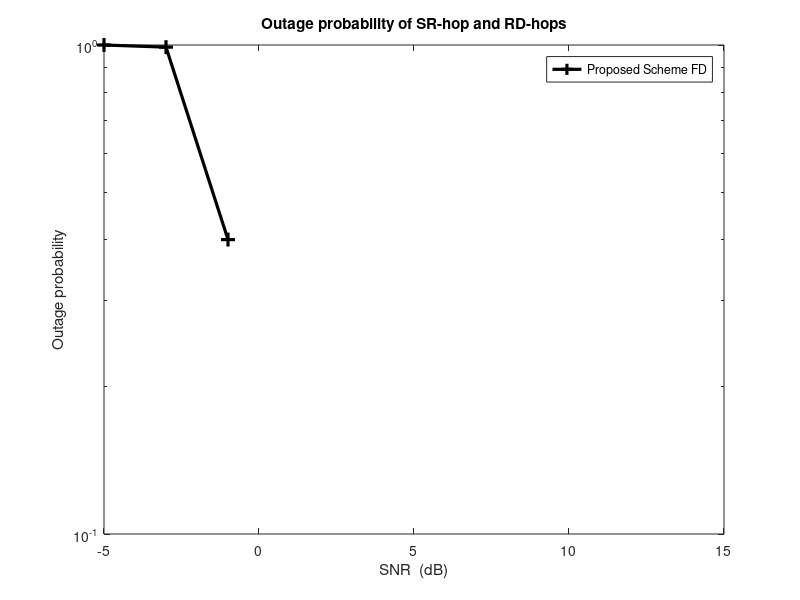

MATLAB code to generate this figure:
clearvars;
close all;
clc;
snrdb= [-5:2:15]; %R=3; [-5:2:15]  %% with semilogy [-5:2:15] R=2
%Transmit power
% Es=2;
M=2;  % no. of antenas at source / destination 
Nr=4;  % receive antenna at relay
Mr=6;  % transmit antenna at the relay
Nd=4;  % transmit antenna at the relay
% Selected transmission rate: 2, 4 and 6 bits per transmission
% Rvalues = 4;
R=2;  %6
%bandwidth
for snri=1:length(snrdb)
    
    %no of sample for monte carlo
    count=100;   
    
    %convert snr in db to watt
    SNR=10^(snrdb(snri)/10);
    
    %initialize error counter
    er_count_raylegh=0;
    er_count_raylegh1=0;
    er_count_raylegh2=0;
    er_count_raylegh3=0;
    er_count_raylegh4=0;
    er_count_raylegh5=0;
    er_count_raylegh6=0;
    
    for i=1:count % monte carlo loop
       % generate channel realization
  % generate channel realization
        HS1R1 = (randn(Nr,M)+j*randn(Nr,M))/sqrt(2);
        HR1D1 = ( randn(Nd,Mr) + j*randn(Nd,Mr))/sqrt(2);
        HR1 = ( randn(Nr,Mr) + j*randn(Nr,Mr))/sqrt(2);
        HR1R2 = ( randn(Nr,Mr) + j*randn(Nr,Mr))/sqrt(2);
        HR1D2 = ( randn(Nd,Mr) + j*randn(Nd,Mr))/sqrt(2);
         
        HS2R2 = ( randn(Nr,M) + j*randn(Nr,M))/sqrt(2);        
        HR2D2 = ( randn(Nd,Mr) + j*randn(Nd,Mr))/sqrt(2);
        HR2 = ( randn(Nr,Mr) + j*randn(Nr,Mr))/sqrt(2);
        HR2R1 = ( randn(Nr,Mr) + j*randn(Nr,Mr))/sqrt(2);
        HR2D1 = ( randn(Nd,Mr) + j*randn(Nd,Mr))/sqrt(2);  
         [U S V] = svd(HS1R1);
        [U1 S1 V1] = svd(HR1D1);  
        
 %% Null at the relay tx 
 % Null at the relay tx 
  Wtu1=null(HR1); 
  Wto1=Wtu1';
  
  Wrr2=HR1R2*Wto1';
  Wrel = Wrr2';
  Wro2=null(Wrel); 
  
 Wteu1=null(HR1); 
 Wte1=Wteu1';
 
 Wteu2=null(HR2R1); 
 Wte2=Wteu2';
% Null at the destination Rx 
Wdess=HR2D1*Wte2';
 Wred1=null(Wdess'); 
 
Wdees=HR1D2*Wte1';
 Wred2=null(Wdees');  

 %% Prpoposed Scheme -(S1-R1)i
% Prpoposed Scheme -(S1-R1) - Odd time slot-i 
            UU=(SNR/M *HS1R1*HS1R1'+eye(Nr));          
         CS1R1(i)=real(log2(det(eye(Nr)+(UU))));  
%  Prpoposed Scheme of-(Ri-Di) 
          PP=SNR/Mr*S1'*S1;
        CR1D1(i)=real(log2(det(eye(Mr)+(PP))));
                
       % Prpoposed Scheme -(S1-R1)j
            AA=(SNR/M *Wro2*HS2R2'*HS2R2*Wro2'+Wro2*Wro2');        
         CS2R2(i)=real(log2(det(eye(Nr)+(AA))));  
         
        %% %% Prpoposed Scheme -(S1-R1) - even time slot-i 
        % %  Prpoposed Scheme of-(S-R) 
         DP=SNR/Mr* HS1R1*HS1R1';
        CS1R1EV(i)=real(log2(det(eye(Nr)+(DP))));
%  Prpoposed Scheme of-(Ri-Di) 
        PW=SNR/Mr*Wred1'*HR1D1*Wte1'*Wte1*HR1D1'*Wred1+(Wred1'*Wred1);
        CR1D1EV(i)=real(log2(det(eye(M)+(PW))));
     
        %% min 
        % min
        CAPS1RD1=0.5*min(CS1R1,CR1D1); %Proposed Scheme -odd time slot i
        CAPSRD12=0.5*min(CS1R1EV,CR1D1EV); %Proposed Scheme -even time slot i
        
        CAPSRDFD=(CAPS1RD1+CAPSRD12); 
          
        %detect outage event
        if CAPSRDFD(i)<R
            er_count_raylegh=er_count_raylegh+1;
        end

 
    end

    %compute the outage probability (total error/total channel sample
%     Cnullspace(snri)=er_count_raylegh/count;
    CAPS1R1D1(snri)=er_count_raylegh/count; 
   
end

figure;

semilogy(snrdb, CAPS1R1D1,'k-+','linewidth',2.3,'MarkerSize',10)

title('Outage probability of SR-hop and RD-hops');
xlabel('SNR  (dB)');
ylabel('Outage probability')
legend('Proposed Scheme FD')